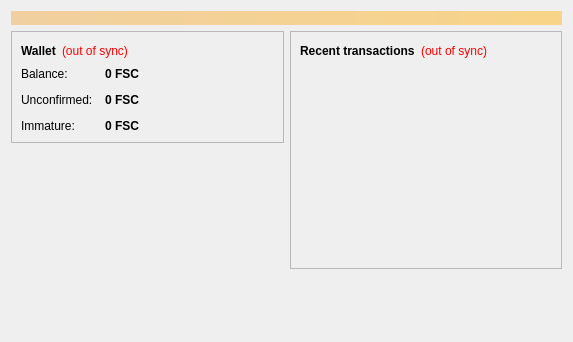
<?xml version="1.0" encoding="UTF-8"?>
<ui version="4.0">
 <class>OverviewPage</class>
 <widget class="QWidget" name="OverviewPage">
  <property name="geometry">
   <rect>
    <x>0</x>
    <y>0</y>
    <width>573</width>
    <height>342</height>
   </rect>
  </property>
  <property name="windowTitle">
   <string>Form</string>
  </property>
  <layout class="QVBoxLayout" name="topLayout">
   <item>
    <widget class="QLabel" name="labelAlerts">
     <property name="visible">
      <bool>false</bool>
     </property>
     <property name="styleSheet">
      <string notr="true">background-color: qlineargradient(x1: 0, y1: 0, x2: 1, y2: 0, stop:0 #F0D0A0, stop:1 #F8D488); color:#000000;</string>
     </property>
     <property name="wordWrap">
      <bool>true</bool>
     </property>
     <property name="margin">
      <number>3</number>
     </property>
    </widget>
   </item>
   <item>
    <layout class="QHBoxLayout" name="horizontalLayout" stretch="1,1">
     <item>
      <layout class="QVBoxLayout" name="verticalLayout_2">
       <item>
        <widget class="QFrame" name="frame">
         <property name="frameShape">
          <enum>QFrame::StyledPanel</enum>
         </property>
         <property name="frameShadow">
          <enum>QFrame::Raised</enum>
         </property>
         <layout class="QVBoxLayout" name="verticalLayout_4">
          <item>
           <layout class="QHBoxLayout" name="horizontalLayout_4">
            <item>
             <widget class="QLabel" name="label_5">
              <property name="font">
               <font>
                <weight>75</weight>
                <bold>true</bold>
               </font>
              </property>
              <property name="text">
               <string>Wallet</string>
              </property>
             </widget>
            </item>
            <item>
             <widget class="QLabel" name="labelWalletStatus">
              <property name="toolTip">
               <string>The displayed information may be out of date. Your wallet automatically synchronizes with the FullSendCoin network after a connection is established, but this process has not completed yet.</string>
              </property>
              <property name="styleSheet">
               <string notr="true">QLabel { color: red; }</string>
              </property>
              <property name="text">
               <string notr="true">(out of sync)</string>
              </property>
              <property name="alignment">
               <set>Qt::AlignLeading|Qt::AlignLeft|Qt::AlignVCenter</set>
              </property>
             </widget>
            </item>
            <item>
             <spacer name="horizontalSpacer_2">
              <property name="orientation">
               <enum>Qt::Horizontal</enum>
              </property>
              <property name="sizeHint" stdset="0">
               <size>
                <width>40</width>
                <height>20</height>
               </size>
              </property>
             </spacer>
            </item>
           </layout>
          </item>
          <item>
           <layout class="QFormLayout" name="formLayout_2">
            <property name="fieldGrowthPolicy">
             <enum>QFormLayout::AllNonFixedFieldsGrow</enum>
            </property>
            <property name="horizontalSpacing">
             <number>12</number>
            </property>
            <property name="verticalSpacing">
             <number>12</number>
            </property>
            <item row="0" column="0">
             <widget class="QLabel" name="label">
              <property name="text">
               <string>Balance:</string>
              </property>
             </widget>
            </item>
            <item row="0" column="1">
             <widget class="QLabel" name="labelBalance">
              <property name="font">
               <font>
                <weight>75</weight>
                <bold>true</bold>
               </font>
              </property>
              <property name="cursor">
               <cursorShape>IBeamCursor</cursorShape>
              </property>
              <property name="toolTip">
               <string>Your current balance</string>
              </property>
              <property name="text">
               <string notr="true">0 FSC</string>
              </property>
              <property name="textInteractionFlags">
               <set>Qt::LinksAccessibleByMouse|Qt::TextSelectableByKeyboard|Qt::TextSelectableByMouse</set>
              </property>
             </widget>
            </item>
            <item row="1" column="0">
             <widget class="QLabel" name="label_3">
              <property name="text">
               <string>Unconfirmed:</string>
              </property>
             </widget>
            </item>
            <item row="1" column="1">
             <widget class="QLabel" name="labelUnconfirmed">
              <property name="font">
               <font>
                <weight>75</weight>
                <bold>true</bold>
               </font>
              </property>
              <property name="cursor">
               <cursorShape>IBeamCursor</cursorShape>
              </property>
              <property name="toolTip">
               <string>Total of transactions that have yet to be confirmed, and do not yet count toward the current balance</string>
              </property>
              <property name="text">
               <string notr="true">0 FSC</string>
              </property>
              <property name="textInteractionFlags">
               <set>Qt::LinksAccessibleByMouse|Qt::TextSelectableByKeyboard|Qt::TextSelectableByMouse</set>
              </property>
             </widget>
            </item>
            <item row="2" column="0">
             <widget class="QLabel" name="labelImmatureText">
              <property name="text">
               <string>Immature:</string>
              </property>
             </widget>
            </item>
            <item row="2" column="1">
             <widget class="QLabel" name="labelImmature">
              <property name="font">
               <font>
                <weight>75</weight>
                <bold>true</bold>
               </font>
              </property>
              <property name="toolTip">
               <string>Mined balance that has not yet matured</string>
              </property>
              <property name="text">
               <string notr="true">0 FSC</string>
              </property>
              <property name="textInteractionFlags">
               <set>Qt::LinksAccessibleByMouse|Qt::TextSelectableByKeyboard|Qt::TextSelectableByMouse</set>
              </property>
             </widget>
            </item>
           </layout>
          </item>
         </layout>
        </widget>
       </item>
       <item>
        <spacer name="verticalSpacer">
         <property name="orientation">
          <enum>Qt::Vertical</enum>
         </property>
         <property name="sizeHint" stdset="0">
          <size>
           <width>20</width>
           <height>40</height>
          </size>
         </property>
        </spacer>
       </item>
      </layout>
     </item>
     <item>
      <layout class="QVBoxLayout" name="verticalLayout_3">
       <item>
        <widget class="QFrame" name="frame_2">
         <property name="frameShape">
          <enum>QFrame::StyledPanel</enum>
         </property>
         <property name="frameShadow">
          <enum>QFrame::Raised</enum>
         </property>
         <layout class="QVBoxLayout" name="verticalLayout">
          <item>
           <layout class="QHBoxLayout" name="horizontalLayout_2">
            <item>
             <widget class="QLabel" name="label_4">
              <property name="text">
               <string>&lt;b&gt;Recent transactions&lt;/b&gt;</string>
              </property>
             </widget>
            </item>
            <item>
             <widget class="QLabel" name="labelTransactionsStatus">
              <property name="toolTip">
               <string>The displayed information may be out of date. Your wallet automatically synchronizes with the FullSendCoin network after a connection is established, but this process has not completed yet.</string>
              </property>
              <property name="styleSheet">
               <string notr="true">QLabel { color: red; }</string>
              </property>
              <property name="text">
               <string notr="true">(out of sync)</string>
              </property>
              <property name="alignment">
               <set>Qt::AlignRight|Qt::AlignTrailing|Qt::AlignVCenter</set>
              </property>
             </widget>
            </item>
            <item>
             <spacer name="horizontalSpacer">
              <property name="orientation">
               <enum>Qt::Horizontal</enum>
              </property>
              <property name="sizeHint" stdset="0">
               <size>
                <width>40</width>
                <height>20</height>
               </size>
              </property>
             </spacer>
            </item>
           </layout>
          </item>
          <item>
           <widget class="QListView" name="listTransactions">
            <property name="styleSheet">
             <string notr="true">QListView { background: transparent; }</string>
            </property>
            <property name="frameShape">
             <enum>QFrame::NoFrame</enum>
            </property>
            <property name="verticalScrollBarPolicy">
             <enum>Qt::ScrollBarAlwaysOff</enum>
            </property>
            <property name="horizontalScrollBarPolicy">
             <enum>Qt::ScrollBarAlwaysOff</enum>
            </property>
            <property name="selectionMode">
             <enum>QAbstractItemView::NoSelection</enum>
            </property>
           </widget>
          </item>
         </layout>
        </widget>
       </item>
       <item>
        <spacer name="verticalSpacer_2">
         <property name="orientation">
          <enum>Qt::Vertical</enum>
         </property>
         <property name="sizeHint" stdset="0">
          <size>
           <width>20</width>
           <height>40</height>
          </size>
         </property>
        </spacer>
       </item>
      </layout>
     </item>
    </layout>
   </item>
  </layout>
 </widget>
 <resources/>
 <connections/>
</ui>
